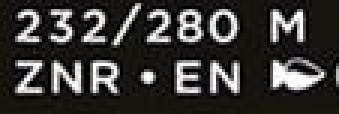
#> input picture Info translate/immagine_di_prova.JPG, 113 x 38 px (shown 3 times larger)
$ python main_test.py
#> lines starting #> are read from the running program, lines starting #| are printed output that depends on the picture
### Info translate/project_image.py
import numpy as np
import copy
from matplotlib import pyplot as plt
from PIL import Image

"""
We define our img class. We store our images as numpy ndarray but for utility we implement here a class
with util functions.
"""

class Image2DGreyScale:
    def __init__(self, matrix):
        """
        We do initialize our img just py copying a np.ndarray containig everything we need.
        We assume that our matrix has only 1 channel of color (grey scale).
        The matrix then has to contain only integers.

        Parameters:
        matrix (matrix) : the matrix to copy. it should be a numpy ndarray of shape (x, y, 1) and of dtype=int.
        """
        if not type(matrix) == np.ndarray:
            raise TypeError(f"An Exception occours while initializing a Image2D object. You should pass an np.ndarray as input.\nFound {type(matrix)}")
        if not matrix.ndim == 2:
            raise TypeError(f"An Exception occours while initializing a Image2D object. You should pass an np.ndarray with ndim == 2.\nFound {matrix.ndim}.")
        height, width = matrix.shape
#> height = 38; width = 113
        self.matrix = copy.deepcopy(matrix)
        self.height = height
#> self.height = 38
        self.width = width
#> self.width = 113

    def show_image(self):
        plt.imshow(self.matrix, cmap='gray',  vmin=0, vmax=256)
        plt.show()

    def get_portion_of_image(self, min_y, min_x, max_y, max_x):
        """
        This function return a portion of the image using the coordinates given to compute a rectangle.

        Parameters:
        min_y (int) : bottom margin index.
        min_x (int) : right margin index.
        max_y (int) : top margin index.
        max_x (int) : left margin index.

        Returns:
        A new image representing the portion of image desired.
        """
        portion = copy.deepcopy(self.matrix[min_y:max_y, min_x: max_x])
        return Image2DGreyScale(portion)

    def __str__(self):
        return str(self.matrix)

    # [7 lines left out: function resize, not called in this run]

### Info translate/characters_detector.py
import project_image
import copy
import networkx as nx
import matplotlib.pyplot as plt

class CharactersDetector():

    def __init__(self, img):
        """
        Initialize a CharactersDetector.
        The particular type of CharactersDetectors depends on the task.

        Parameters:
        img (img type) : The image containing the text where to detect the characters.
        """
        self.img = copy.deepcopy(img)
        self.working_img = copy.deepcopy(img) # this is the actually img that we activate and work on

    # [8 lines left out: function detect, not called in this run]

class GSUCCharactersDetector(CharactersDetector):
    def __init__(self, img, threshold = 50):
        """
        This is the class suited for detecting upper case text in a Image2DGreyScale object.

        Parameters:
        img (must be a GreyScaleImage2D object) : the image containing the text.
        threshold (int) : the threshold used for the aactivation. Default is 50.
        """
        if not type(img) == project_image.Image2DGreyScale:
            raise TypeError(f"An Exception occours while initializing a GSUCCharactersDetector object. The image type must be Image2DGreyScale.\nFound{type(img)}")
        super().__init__(img)
        if threshold > 225 or threshold < 0:
            raise ValueError(f"An Exception occours while initializing a GSUCCharactersDetector object. The threshold value must be in the range 0, 255.")
        self.__threshold = threshold
        self.__result = []
        self.__detected = False

    def detect(self):
        """
        This is the core method of the class. Call this to detect the differents characters separately.
        The actual idea of this method is that we set every pixel either to 0 or to 255.
        Then we create the graph of the image, connecting with a crossneighbor all the 255 near.
        On the graoh we compute the connected compnonents and ta-dà: our characters are recognized.
        """
        if self.__detected == False:
            self.__activate()
            G = self.__graph_of_chars() # This is the graph representation of the img
            S = [G.subgraph(c).copy() for c in nx.connected_components(G)]
            for char in S:
                min_y, min_x, max_y, max_x = self.img.height, self.img.width, 0, 0
                for y, x in char:
                    min_y, min_x, max_y, max_x = min(min_y, y), min(min_x, x), max(max_y, y), max(max_x, x)
                self.__result.append(self.img.get_portion_of_image(min_y, min_x, max_y + 1, max_x + 1))
#> this loop made 16 passes
            self.__detected = True

        else:
            print("Detection already done. Access the results via obectj_name.result")

    def __activate(self):
        """
        This function just set to 255 every bit greater than the thresholds and to 0 every bit smaller than it.
        """
        self.working_img.matrix[self.img.matrix > self.__threshold] = 255
        self.working_img.matrix[self.img.matrix <= self.__threshold] = 0

    def results(self):
        if self.__detected == False:
            raise Exception("Results not computed yet. Compute them with the detect method.")
        return self.__result

    def __graph_of_chars(self):
        graph = {}
        for i in range (0, self.img.height):
            for j in range (0, self.img.width):
                if self.working_img.matrix[i, j] == 255:
                    t = []
                    for idx in self.__neighbors(i, j):
                        if self.working_img.matrix[idx] == 255:
                            t.append(idx)
                    graph[(i, j)] = copy.deepcopy(t)
        G = nx.from_dict_of_lists(graph)
        return G

    def __neighbors(self, i, j):
        neigh = []
        for z in range (i-1, i+2):
            for w in range (j-1, j+2):
                if z != i and w == j:
                    if z >= 0 and z < self.img.height:
                        neigh.append((z, j))
                if z == i and w != j:
                    if w >= 0 and w < self.img.width:
                        neigh.append((i, w))
        return neigh

### Info translate/main_test.py
import characters_detector as chs_d
import project_image
import numpy as np
from PIL import Image

real_img = Image.open("immagine_di_prova.JPG").convert("L")
img = real_img
ph = np.array(img)
im = project_image.Image2DGreyScale(ph)
im.show_image()

cd = chs_d.GSUCCharactersDetector(im)
cd.detect()
rs = cd.results()
#> rs = 16 items

for r in rs:
    r.show_image()
#> this loop made 16 passes
#> pass 1, in show_image (call 2), `plt.show()`:
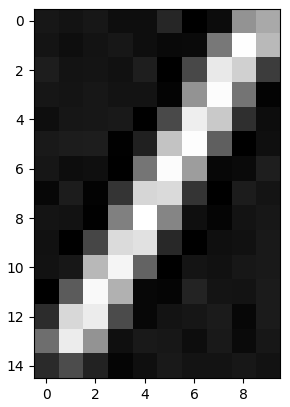
#> figure drawn by matplotlib, 1 panel
#> pass 2, in show_image (call 3), `plt.show()`:
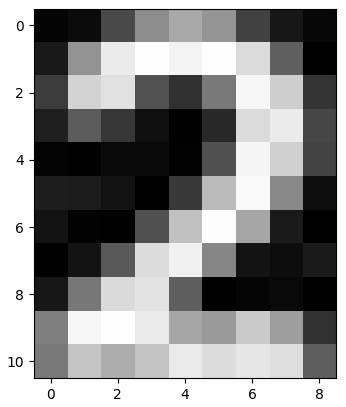
#> figure drawn by matplotlib, 1 panel
